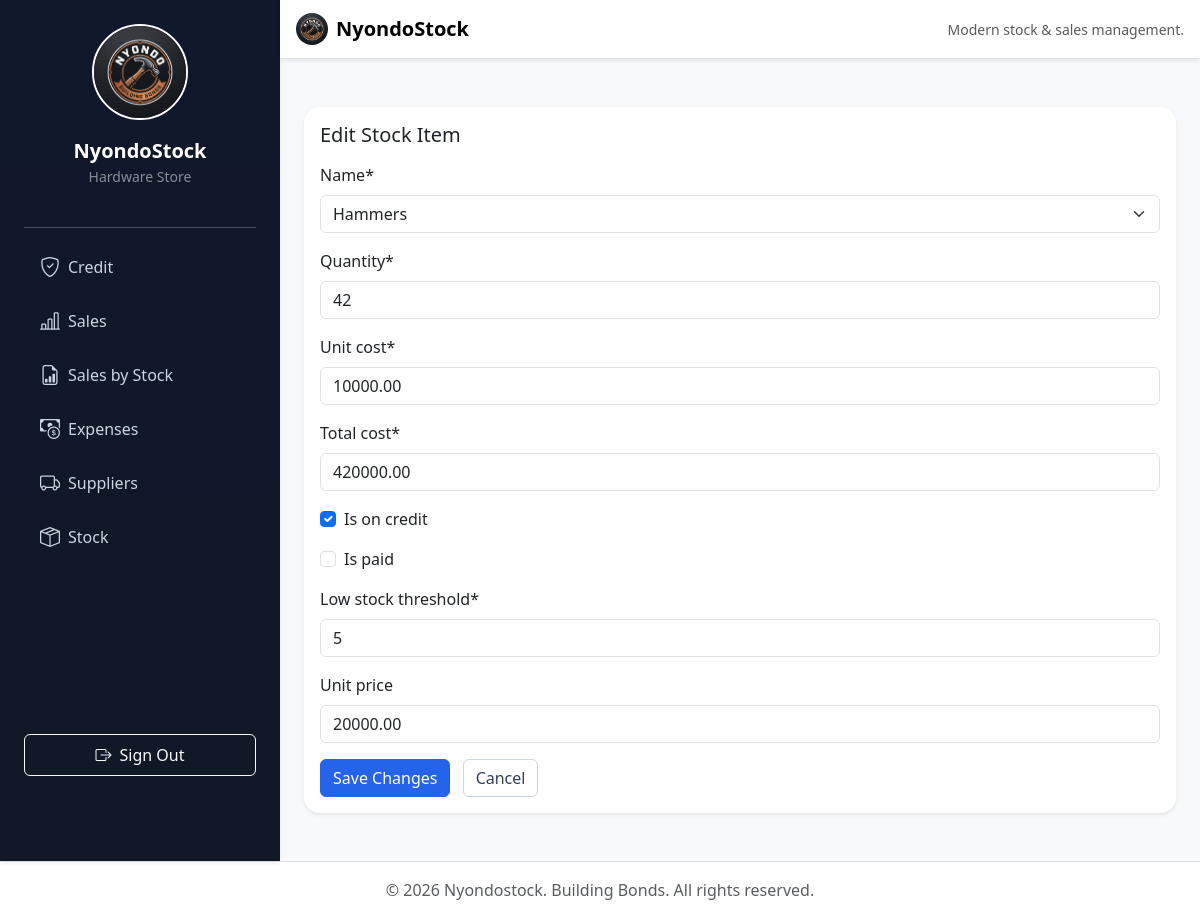
Before: /stock/stock/edit/2/ with the older database file.
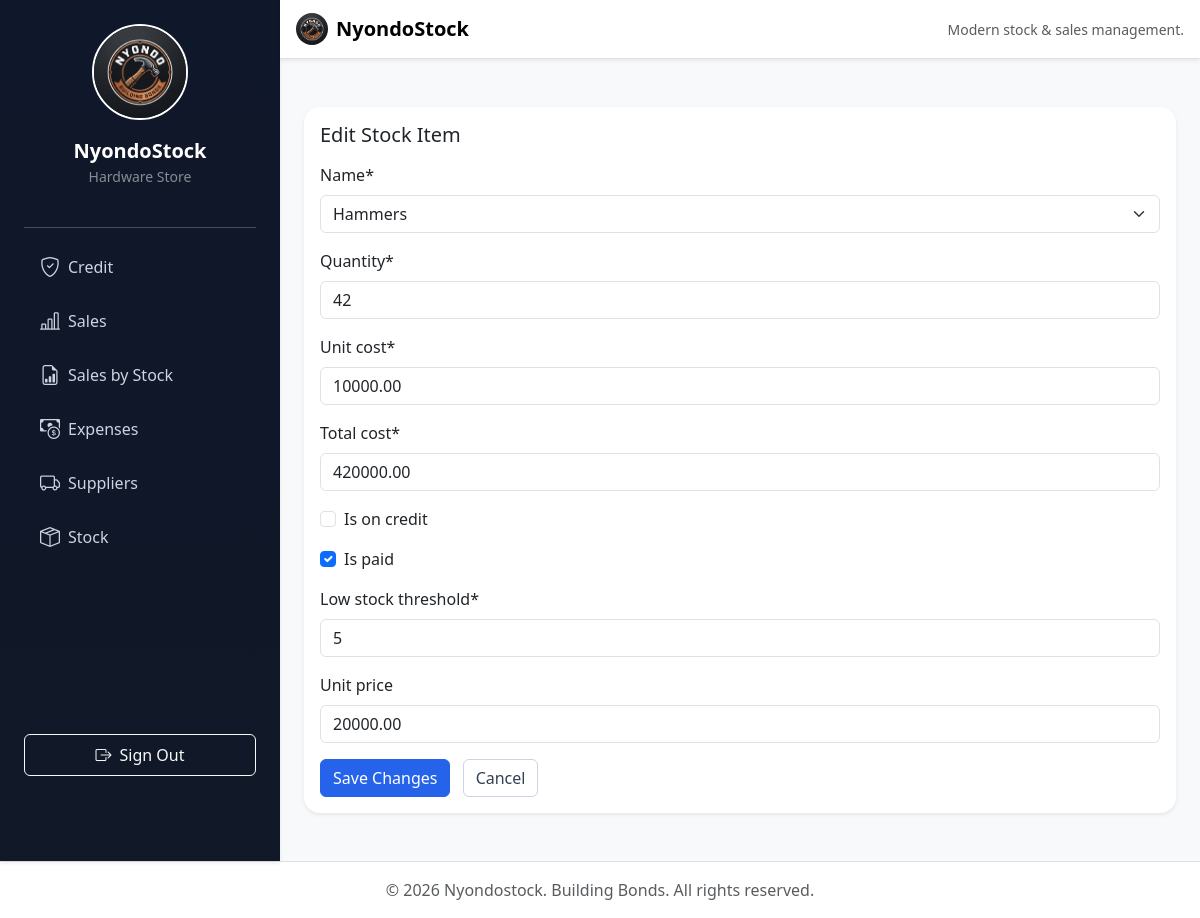
After: the same page with the newer database file.
### stock/models.py (models this page shows, shortened)
class Stock(models.Model):
    STOCK_CHOICES = [
      ('hammers', 'Hammers'),
      ('nails', 'Nails'),
      ('iron sheets', 'Iron Sheets'),
      ('cement', 'Cement'),
      ('toolbox','Toolbox'),
      ('timber', 'Timber'),
      ('wire mesh', 'Wire Mesh'),
    ]
    name = models.CharField(max_length=25, choices=STOCK_CHOICES)
    quantity = models.IntegerField()
    date = models.DateTimeField(auto_now_add=True)
    unit_cost = models.DecimalField(max_digits=20, decimal_places=2)
    total_cost = models.DecimalField(max_digits=20, decimal_places=2)
    is_on_credit = models.BooleanField(default=False)
    is_paid = models.BooleanField(default=False)
    low_stock_threshold = models.IntegerField(default=5)
    unit_price = models.DecimalField(max_digits=20, decimal_places=2, null=True, blank=True)
    is_deleted = models.BooleanField(default=False)
    objects = StockManager()  # Default manager - excludes deleted
    all_objects = models.Manager()  # Get all, including deleted

### stock/views.py (the view)
# urls.py: path('stock/edit/<int:pk>/', views.stock_edit, name='stock_edit'),
def stock_edit(request, pk):
    stock = get_object_or_404(Stock.all_objects, pk=pk)
    if request.method == 'POST':
        form = StockForm(request.POST, instance=stock)
        if form.is_valid():
            form.save()
            messages.success(request, f"Stock '{stock.name}' was updated successfully.")
            return redirect('stock_detail', pk=stock.pk)
    else:
        form = StockForm(instance=stock)
    return render(request, 'store/stock_form.html', {'form': form, 'stock': stock})

### stock/forms.py
class StockForm(forms.ModelForm):
    class Meta:
        model = Stock
        exclude = ['date', 'is_deleted']
        widgets = {
            'total_cost': forms.NumberInput(attrs={
                'readonly': 'readonly',
                'step': '0.01',
            }),
            'quantity': forms.NumberInput(attrs={
                'min': '1',
            }),
            'total_cost': forms.NumberInput(attrs={
                'readonly': 'readonly',
                'step': '0.01',
            }),
        }
        error_messages = {
            'quantity': {
                'min_value': 'Quantity must be at least 1.',
            },
            'total_cost': {
                'min_value': 'Total cost cannot be negative.',
            },
        }

### stock/context_processors.py (called while the page is built)
def low_stock_alerts(request):
    alert_count = 0
    if request.user.is_authenticated:
        alert_count = Stock.objects.filter(quantity__lte=F('low_stock_threshold')).count()
    return {
        'low_stock_count': alert_count
    }

### templates/store/stock_form.html (shortened to what this page needs)
{% extends 'base.html' %}
{% load crispy_forms_tags static %}
{% block extra_css %}
<link rel="stylesheet" href="{% static 'css/dashboard.css' %}">
{% endblock %}
{% block content %}
<div class="container my-4">
    <div class="card shadow-sm">
        <div class="card-body">
            <h3 class="h5 mb-3">Edit Stock Item</h3>
            <form method="POST" novalidate>
                {{ form | crispy }}
                <div class="mt-3">
                    <button type="submit" class="btn btn-primary">Save Changes</button>
                    <a href="{% url 'stock_detail' stock.id %}" class="btn btn-outline-secondary ms-2">Cancel</a>
                </div>
            </form>
        </div>
    </div>
</div>
{% endblock %}

Changed rows visible on the page:
changed Stock "Hammers": is_on_credit "☑" → "☐"; is_paid "☐" → "☑"
